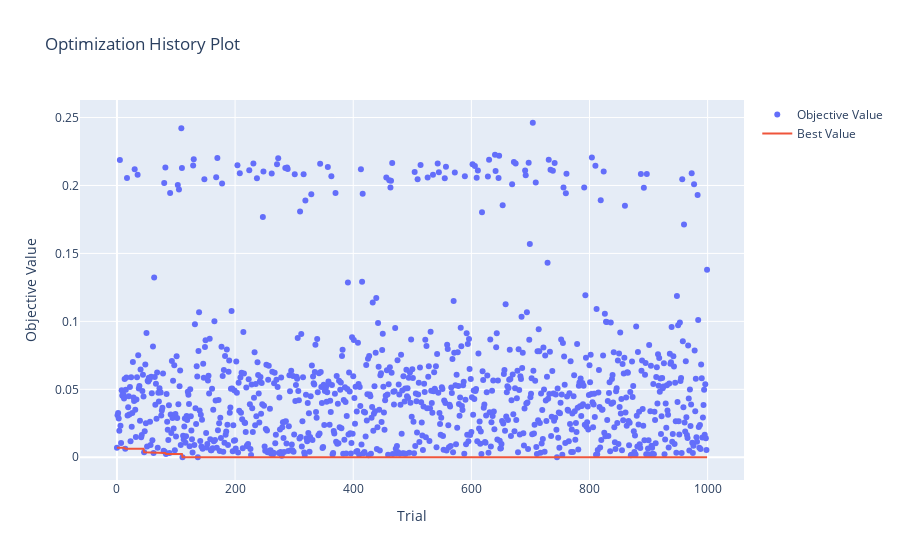
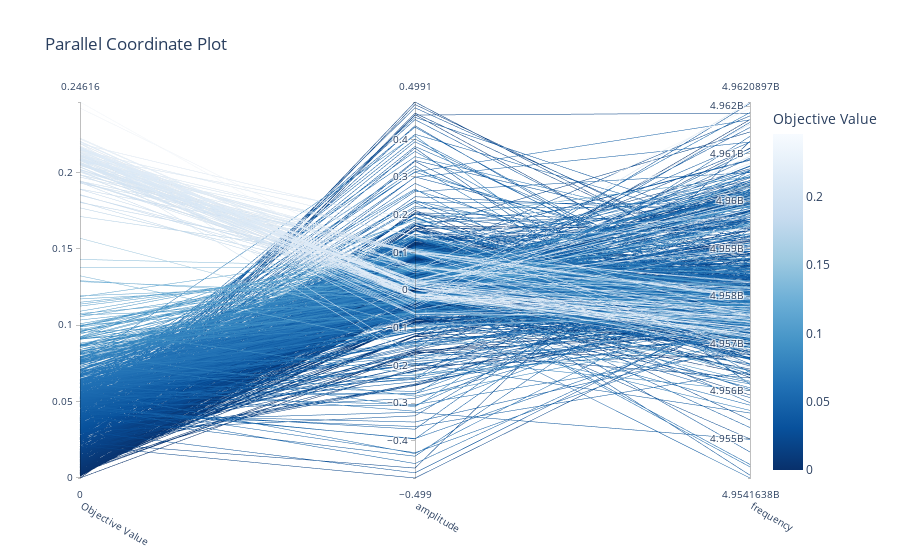

Notebook cell for these charts, in order:
### Markdown cell above
## Objeptimization analysis with optuna tools

### Code cell
optuna.visualization.plot_optimization_history(study).show()
optuna.visualization.plot_parallel_coordinate(study).show()

### Figure 1 — Plotly figure (JSON) as saved in the notebook; plotly's stock layout.template omitted (floating-point values rounded to 4 significant figures; data arrays with more than 128 entries replaced by an {"elided": "..."} marker saying what was removed)
{"data": [{"mode": "markers", "name": "Objective Value", "type": "scatter", "x": {"elided": "1000 int values"}, "y": {"elided": "1000 float values"}}, {"mode": "lines", "name": "Best Value", "type": "scatter", "x": {"elided": "1000 int values"}, "y": {"elided": "1000 float values"}}, {"marker": {"color": "#cccccc"}, "mode": "markers", "name": "Infeasible Trial", "showlegend": false, "type": "scatter", "x": [], "y": []}], "layout": {"title": {"text": "Optimization History Plot"}, "xaxis": {"title": {"text": "Trial"}}, "yaxis": {"title": {"text": "Objective Value"}}}}

### Figure 2 — Plotly figure (JSON) as saved in the notebook; plotly's stock layout.template omitted (floating-point values rounded to 4 significant figures; data arrays with more than 128 entries replaced by an {"elided": "..."} marker saying what was removed)
{"data": [{"dimensions": [{"label": "Objective Value", "range": [-5.707e-08, 0.2462], "values": {"elided": "1000 float values"}}, {"label": "amplitude", "range": [-0.499, 0.4991], "values": {"elided": "1000 float values"}}, {"label": "frequency", "range": [4954000000.0, 4962000000.0], "values": {"elided": "1000 float values"}}], "labelangle": 30, "labelside": "bottom", "line": {"color": {"elided": "1000 float values"}, "colorbar": {"title": {"text": "Objective Value"}}, "colorscale": [[0, "rgb(247,251,255)"], [0.125, "rgb(222,235,247)"], [0.25, "rgb(198,219,239)"], [0.375, "rgb(158,202,225)"], [0.5, "rgb(107,174,214)"], [0.625, "rgb(66,146,198)"], [0.75, "rgb(33,113,181)"], [0.875, "rgb(8,81,156)"], [1, "rgb(8,48,107)"]], "reversescale": true, "showscale": true}, "type": "parcoords"}], "layout": {"title": {"text": "Parallel Coordinate Plot"}}}
